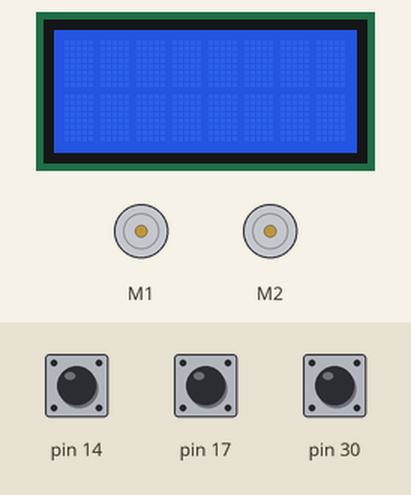
This sketch was run on a simulated Arduino Leonardo, built with avr-gcc and run on an emulated ATmega32U4. Parts: 8×2 character LCD, 2 × DC motor (green arrow = forward, orange = backward, longer = faster). Inputs (shaded band) come from the test bench; at power-on: pin 14 HIGH, pin 17 HIGH, pin 30 HIGH. What the sketch prints to the serial monitor is not drawn.

Above: at 1.2 s.
1.3 s: pin 14 pulled LOW for 0.25 s
At 2.3 s:
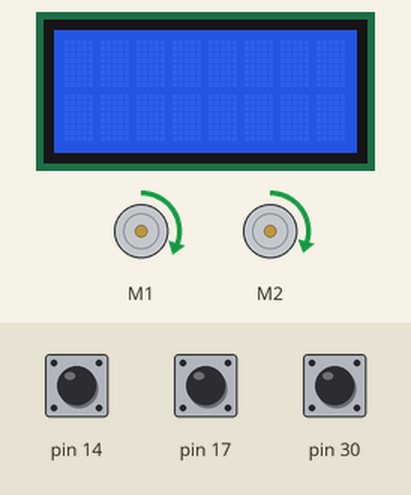
4.5 s: pin 17 pulled LOW for 0.25 s
At 5.5 s:
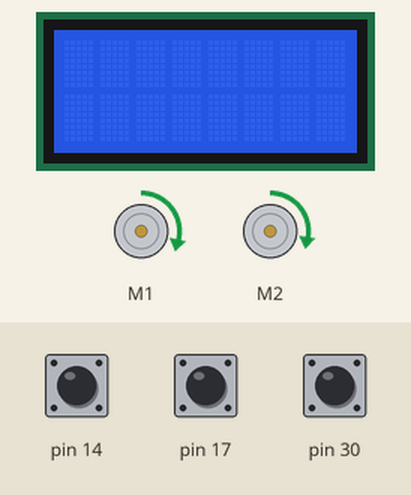
7.7 s: pin 30 pulled LOW for 0.25 s
At 8.2 s:
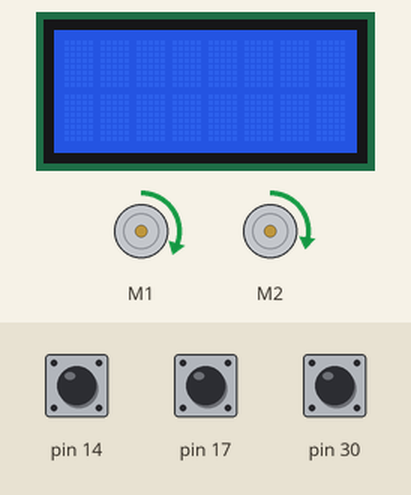
10.9 s: pin 17 pulled LOW for 1 s
At 12.0 s:
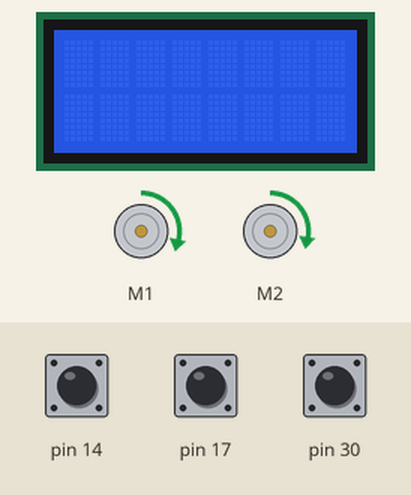
14.9 s: pin 30 pulled LOW for 1 s
At 15.6 s:
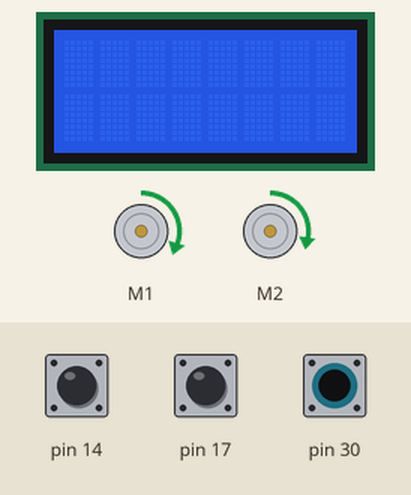
18.9 s: pin 17 pulled LOW for 0.25 s
At 20.0 s:
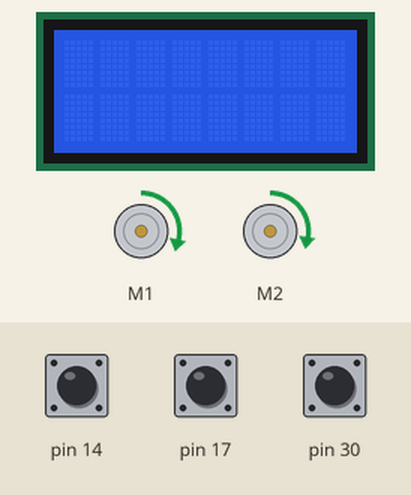
Timing chart, 0 to 22.9 s (numbered marks = the images above; inputs shaded):
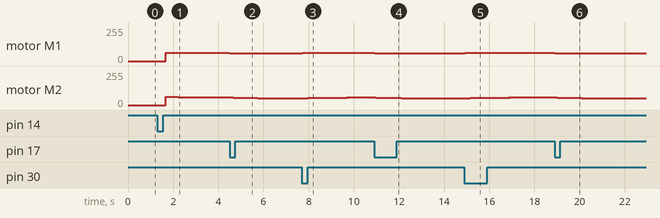

The sketch:

mech12.ino
```cpp
// エンコーダーを利用したモーターの回転速度制御
#include <Zumo32U4.h>
Zumo32U4Encoders  encoders; // エンコーダーのオブジェクト変数
Zumo32U4Motors    motors;   // モーターのオブジェクト変数
Zumo32U4ButtonA   buttonA;  // ボタンAのオブジェクト変数
Zumo32U4ButtonB   buttonB;  // ボタンBのオブジェクト変数
Zumo32U4ButtonC   buttonC;  // ボタンCのオブジェクト変数
Zumo32U4LCD       lcd;      // LCDのオブジェクト変数
// パラメータ
#define Speed     100       // モーターの回転速度
#define Kp        0.1       // このパラメータを変更する
//
int motor_speed = Speed;  // モーターの回転速度
int buttonA_state = 0;    // ボタンAの状態
int buttonB_state = 0;    // ボタンBの状態
int buttonC_state = 0;    // ボタンCの状態
void setup(){
  Serial.begin(115200);     // シリアルポートの設定
  lcd.clear();
}
void loop(){
  int currentSpeedLeft  = motor_speed;
  int currentSpeedRight = motor_speed;
  motors.setSpeeds(0, 0);
  // ボタンAを押すと前進方向にモーター回転開始
  buttonA_state = buttonA.isPressed();
  delay(200);
  int countsLeft  = encoders.getCountsAndResetLeft();
  int countsRight = encoders.getCountsAndResetRight();
  while(buttonA_state == 1){
    motors.setSpeeds(currentSpeedLeft, currentSpeedRight);
    countsLeft  = encoders.getCountsLeft();
    countsRight = encoders.getCountsRight();
    Serial.print(currentSpeedLeft);
    Serial.print(",");
    Serial.print(currentSpeedRight);
    Serial.println("");
    lcd.clear();
    lcd.print(currentSpeedLeft);
    lcd.gotoXY(5, 0);
    lcd.print(currentSpeedRight);
    currentSpeedRight = motor_speed + Kp * (countsLeft - countsRight);
    motors.setSpeeds(currentSpeedLeft, currentSpeedRight);
    // ボタンBを押すと左モーター加速
    if(buttonB.getSingleDebouncedPress()){
      currentSpeedLeft += 10;
    }
    // ボタンを押すと左モーター減速
    if(buttonC.getSingleDebouncedPress()){
      currentSpeedLeft -= 10;
    }
  }
}
```

Measured:
- after the input at 1.3 s, motor M1: stopped → forward 63/255 after 0.37 s; motor M2: stopped → forward 63/255 after 0.37 s, → forward 62/255 0.12 s later, → forward 61/255 0.12 s later, → forward 60/255 0.31 s later, … (6 changes in this stretch)
- after the input at 4.5 s, motor M1: forward 63/255 → forward 57/255 at once
- after the input at 7.7 s, motor M1: forward 57/255 → forward 63/255 at once; motor M2: moves from forward 51/255 to forward 57/255 over 2.0 s, starting at once
- after the input at 10.9 s, motor M1: forward 63/255 → forward 57/255 at once
- after the input at 18.9 s, motor M1: forward 63/255 → forward 57/255 at once
